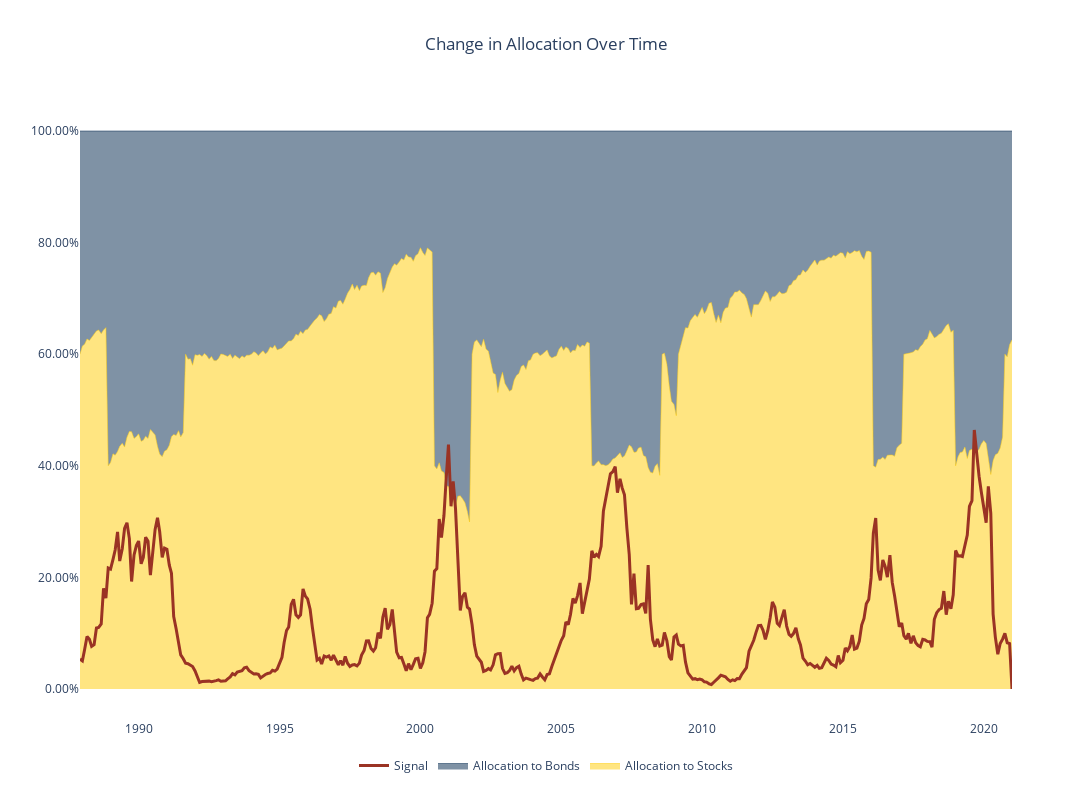

Source (notebook cell):
### Code cell
alloc_plot(bt_res)

### Figure 1 — Plotly figure (JSON) as saved in the notebook; plotly's stock layout.template omitted (floating-point values rounded to 4 significant figures; data arrays with more than 128 entries replaced by an {"elided": "..."} marker saying what was removed)
{"data": [{"line": {"color": "#FFCB05", "width": 0.5}, "name": "Allocation to Stocks", "stackgroup": "one", "type": "scatter", "x": {"elided": "398 str values"}, "y": {"elided": "398 float values"}}, {"line": {"color": "#00274C", "width": 0.5}, "name": "Allocation to Bonds", "stackgroup": "one", "type": "scatter", "x": {"elided": "398 str values"}, "y": {"elided": "398 float values"}}, {"line": {"color": "#9A3324", "width": 3}, "name": "Signal", "type": "scatter", "x": {"elided": "398 str values"}, "y": {"elided": "398 float values"}}], "layout": {"height": 800, "legend": {"orientation": "h", "x": 0.5, "xanchor": "center", "y": -0.05, "yanchor": "top"}, "paper_bgcolor": "white", "plot_bgcolor": "white", "title": {"text": "Change in Allocation Over Time", "x": 0.5}, "width": 1200, "xaxis": {"autorange": true, "range": ["1987-11-30", "2020-12-31"], "type": "date"}, "yaxis": {"autorange": true, "range": [-0.05556, 1.056], "tickformat": ".2%", "type": "linear"}}}
